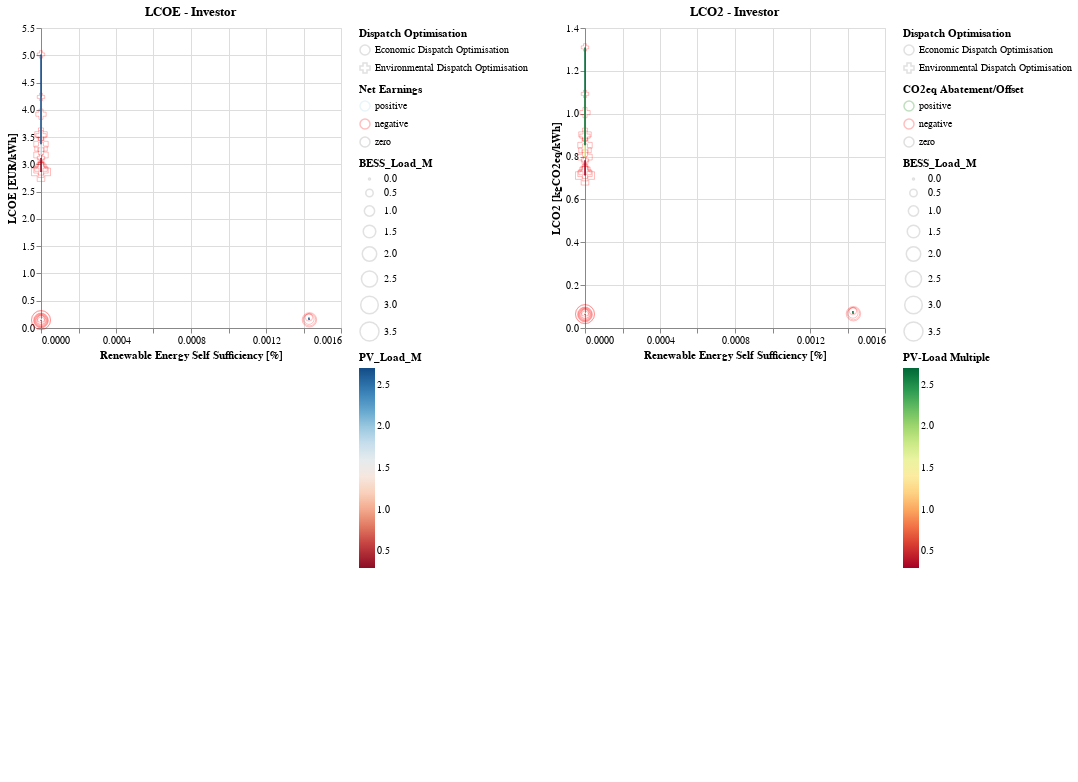

The code cell stored with this chart in its notebook:
### Code cell
shape_values = {'Economic Dispatch Optimisation': 'circle', 'Environmental Dispatch Optimisation': 'cross'}
color_mapping_earnings = {
    'positive': 'lightblue',  # Positive earnings
    'negative': 'red',    # Negative earnings
    'zero': 'gray'        # Zero earnings
}
color_mapping_abatement = {
    'positive': 'green',  # Positive earnings
    'negative': 'red',    # Negative earnings
    'zero': 'gray'        # Zero earnings
}


lines_lcoe_investor_econ= alt.Chart(results_econ, title='LCOE - Investor').mark_line(
    size= 1.5
).encode(
    x= alt.X('ress:Q', axis= alt.Axis(title='Renewable Energy Self Sufficiency [%]')),
    y= alt.Y('lcoe_investor:Q', axis= alt.Axis(title='LCOE [EUR/kWh]')),
    # shape= alt.Shape(
    #     'earnings_class:N',
    #     scale=alt.Scale(
    #         domain=list(shape_values.keys()),
    #         range=list(shape_values.values())
    #     )
    # ),
    color= alt.Color('PV_Load_M:Q').scale(
        scheme='redblue',
        #domain= (0, 8)
    ),
)
lines_lcoe_investor_env= alt.Chart(results_env, title='LCOE - Investor').mark_line(
    size= 1.5
).encode(
    x= alt.X('ress:Q', axis= alt.Axis(title='Renewable Energy Self Sufficiency [%]')),
    y= alt.Y('lcoe_investor:Q', axis= alt.Axis(title='LCOE [EUR/kWh]')),
    # shape= alt.Shape(
    #     'earnings_class:N',
    #     scale=alt.Scale(
    #         domain=list(shape_values.keys()),
    #         range=list(shape_values.values())
    #     )
    # ),
    color= alt.Color(
        'PV_Load_M:Q',
        legend= alt.Legend(
            title= '',
            labelOpacity=0,
            gradientOpacity=0,
            symbolOpacity=0
        )
    ).scale(
        scheme='redblue',
        #domain= (0, 8)
    )
)
points_lcoe_investor= alt.Chart(results).mark_point(
    size= 150,
    strokeWidth= 1,
    opacity= 0.25
).encode(
    alt.X(
        'ress:Q',
        # axis= alt.Axis(
        #     title='',
        #     labelOpacity= 0
        # )
    ),
    alt.Y(
        'lcoe_investor:Q',
        # axis= alt.Axis(
        #     title='',
        #     labelOpacity= 0
        # )
    ),
    shape= alt.Shape(
        'label:N',
        scale=alt.Scale(
            domain=list(shape_values.keys()),
            range=list(shape_values.values())
        ),
        legend= alt.Legend(
            title= 'Dispatch Optimisation'
        )
    ),
    # color= alt.Color(
    #     'earnings_class:N',
    #     legend= alt.Legend(
    #         title='Net Earnings',
    #         #title='',
    #         # labelOpacity= 0,
    #         # symbolOpacity= 0,
    #         # gradientOpacity= 0,
    #         # titleOpacity=0
    #     )
    # ).scale(
    #     scheme='redblue',
    #     #domain= (-1500000, 1500000)
    # ),
    color= alt.Color(
        'earnings_class:N',
        scale=alt.Scale(
            domain=list(color_mapping_earnings.keys()),
            range=list(color_mapping_earnings.values())
        ),
        legend= alt.Legend(
            title= 'Net Earnings'
        )
    ),
    size= alt.Size(
        'BESS_Load_M:Q',
        legend= alt.Legend(
            #title= '',
        )
    )
)


lines_lco2_investor_econ= alt.Chart(results_econ, title='LCO2 - Investor').mark_line(
    size= 1.5
).encode(
    x= alt.X('ress:Q', axis= alt.Axis(title='Renewable Energy Self Sufficiency [%]')),
    y= alt.Y('lco2_investor:Q', axis= alt.Axis(title='LCO2 [kgCO2eq/kWh]')),
    # shape= alt.Shape(
    #     'earnings_class:N',
    #     scale=alt.Scale(
    #         domain=list(shape_values.keys()),
    #         range=list(shape_values.values())
    #     )
    # ),
    color= alt.Color(
        'PV_Load_M:Q',
        legend= alt.Legend(
            title= 'PV-Load Multiple'
        )
    ).scale(
        scheme='redyellowgreen',
        #domain= (0, 8)
    ),
)
lines_lco2_investor_env= alt.Chart(results_env, title='LCO2 - Investor').mark_line(
    size= 1.5
).encode(
    x= alt.X('ress:Q', axis= alt.Axis(title='Renewable Energy Self Sufficiency [%]')),
    y= alt.Y('lco2_investor:Q', axis= alt.Axis(title='LCO2 [kgCO2eq/kWh]')),
    # shape= alt.Shape(
    #     'earnings_class:N',
    #     scale=alt.Scale(
    #         domain=list(shape_values.keys()),
    #         range=list(shape_values.values())
    #     )
    # ),
    color= alt.Color(
        'PV_Load_M:Q',
        legend= alt.Legend(
            title= '',
            labelOpacity=0,
            gradientOpacity=0,
            titleOpacity=0
        )
    ).scale(
        scheme='redyellowgreen',
        #domain= (0, 8)
    ),
)
points_lco2_investor= alt.Chart(results).mark_point(
    size= 150,
    strokeWidth= 1,
    opacity= 0.25
).encode(
    alt.X(
        'ress:Q',
        # axis= alt.Axis(
        #     title='',
        #     labelOpacity= 0
        # )
    ),
    alt.Y(
        'lco2_investor:Q',
        # axis= alt.Axis(
        #     title='',
        #     labelOpacity= 0
        # )
    ),
    shape= alt.Shape(
        'label:N',
        scale=alt.Scale(
            domain=list(shape_values.keys()),
            range=list(shape_values.values()),
        ),
        legend= alt.Legend(
            title= 'Dispatch Optimisation'
        )
    ),
    # color= alt.Color(
    #     'co2abatement_class:N',
    #     legend= alt.Legend(
    #         title='CO2eq Abatement/Offset',
    #         # title='',
    #         # labelOpacity= 0,
    #         # symbolOpacity= 0,
    #         # gradientOpacity= 0
    #     )
    # ).scale(
    #     scheme='redyellowgreen',
    #     #domain= (-800000, 500000)
    # ),
    color= alt.Color(
        'co2abatement_class:N',
        scale=alt.Scale(
            domain=list(color_mapping_abatement.keys()),
            range=list(color_mapping_abatement.values())
        ),
        legend= alt.Legend(
            title= 'CO2eq Abatement/Offset'
        )
    ),
    size= alt.Size(
        'BESS_Load_M:Q'
    )
)


# alt.layer(lines_lcoe + points_lcoe)#.resolve_scale(shape= 'independent')


alt.hconcat(
    alt.layer(
        points_lcoe_investor,
        lines_lcoe_investor_econ,
        lines_lcoe_investor_env
    ).resolve_scale(
        color= 'independent',
        size= 'independent'
    ),
    alt.layer(
        points_lco2_investor,
        lines_lco2_investor_econ,
        lines_lco2_investor_env
    ).resolve_scale(
        color= 'independent',
        size= 'independent'
    )
).resolve_scale(
    #legend= 'independent',
    #scale= 'independent',
    shape= 'independent',
    color= 'independent'
)
